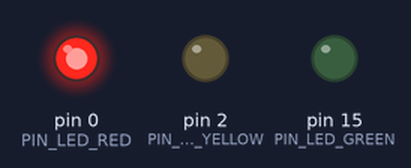
Simulated run of this sketch. Board: Arduino Uno, built with avr-gcc and run on an emulated ATmega328P. Shown: output pins drawn as LEDs (lit = HIGH).

Above: at 2.5 s.
At 5.2 s:
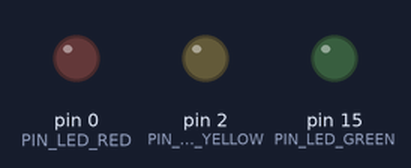
At 6.7 s:
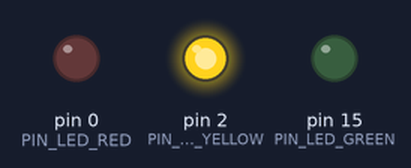
At 11.0 s:
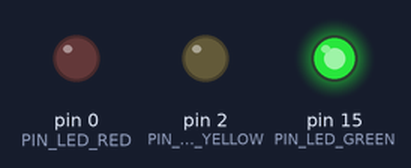
Timing chart, 0 to 18.2 s (numbered marks = the images above):
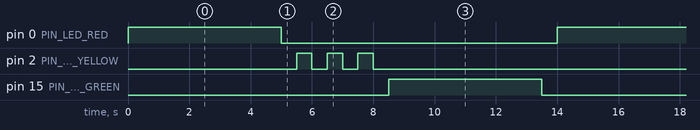

Measured:
- by itself, pin 0 (PIN_LED_RED), pin 15 (PIN_LED_GREEN): alternates HIGH for 5.0 s and LOW for 9.0 s
- by itself, pin 2 (PIN_LED_YELLOW): repeats every 14.0 s: 2 × (LOW 0.50 s, HIGH 0.50 s), LOW 11.5 s, HIGH 0.50 s
- by itself, everything shown: repeats every 14.0 s, in 10 steps

The sketch:

Project_05_Traffic_Lights.ino
```cpp
//**********************************************************************
/*
 * 文件名  : 交通灯
 * 描述 : 模拟交通灯.
*/
#define PIN_LED_RED   0   //定义红色引脚
#define PIN_LED_YELLOW   2   //定义黄色引脚
#define PIN_LED_GREEN  15   //定义绿色引脚

void setup() {
  pinMode(PIN_LED_RED, OUTPUT);
  pinMode(PIN_LED_YELLOW, OUTPUT);
  pinMode(PIN_LED_GREEN, OUTPUT);
}

void loop() {
   digitalWrite(PIN_LED_RED, HIGH);// 点亮红色的灯
   delay(5000);// 延时 5 s
   digitalWrite(PIN_LED_RED, LOW); // 熄灭绿色的灯
   delay(500);// 延时 0.5 s
   for(int i=0;i<3;i++)// 闪烁 3 次.
  {
   digitalWrite(PIN_LED_YELLOW, HIGH);// 点亮黄色的灯
   delay(500);// 延时 0.5 s
   digitalWrite(PIN_LED_YELLOW, LOW);// 熄灭黄色的灯
   delay(500);// 延时 0.5 s
   }
   digitalWrite(PIN_LED_GREEN, HIGH);// 点亮绿色的灯
   delay(5000);// 延时 5 s
   digitalWrite(PIN_LED_GREEN, LOW);//
  delay(500);// 延时 0.5 s
}
//*************************************************************************************
```
